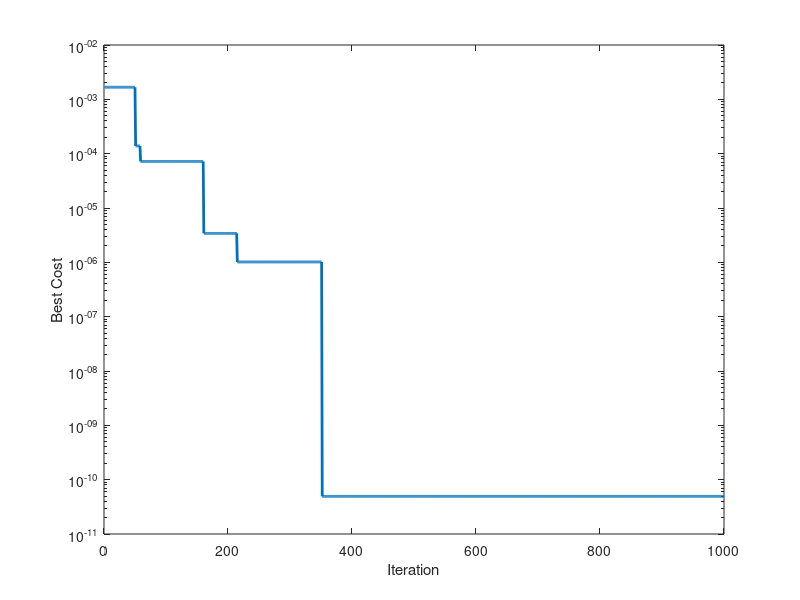

The MATLAB source for this figure:
clc;
clear;
close all;

    CostFunction = @(x) (x^2);



    nVar = 1;
    VarSize = [1 nVar]; 
    VarMin = -100;	% Lower Bound of Decision Variables
    VarMax = 100;    % Upper Bound of Decision Variables
    nPops = 20;	% Population size of slave swarms
	nPopm = 20;	% Population size of master swarms
	ssn = 4;		% Number of slave swarms
	MaxIt = 1000;
    ShowIterInfo = 1;
   
    %% inertia weight and c1 c2
    kappa = 1;
%     phi1 = 2.05;        
%     phi2 = 2.05;
%     phi = phi1 + phi2;
%     chi = 2*kappa/abs(2-phi-sqrt(phi^2-4*phi));     % constriction coefficients
    wmax = 0.9;
    wmin = 0.4;
    w = wmax;
    c1 = 2.05;       % Personal Acceleration Coefficient
    c2 = 2.05;       % Social Acceleration Coefficient
    c3 = 2.00;       % Acceleration constant in COL-MSPSO
    MaxVelocity = 0.2*(VarMax-VarMin);
    MinVelocity = -MaxVelocity;
    wdamp = 1;
	%% Initialization
	 
	% The Particle Template
    empty_particle.Position = [];
    empty_particle.Velocity = [];
    empty_particle.Cost = [];
    empty_particle.Best.Position = [];
    empty_particle.Best.Cost = [];

    % Create Population Array
    slave_particle = repmat(empty_particle, nPops, ssn);				%The range of one slave swarm
	master_particle = repmat(empty_particle, nPopm, 1);                 %The range of master swarm

	
    % Initialize Global Best
    GlobalBest1.Cost = inf;                                              % Initialize GlobalBest of whole slave swarms
    GlobalBest2.Cost = inf;
    emptySlaveGlobalBest.Cost=inf;
    emptySlaveGlobalBest.Position=[];
    SlaveGlobalBest = repmat(emptySlaveGlobalBest,ssn,1);               % Initialize GlobalBest of each slave swarm
    BestCosts = zeros(MaxIt,1);
    
%     for j=1:ssn
%         SlaveGlobalBest(j).Cost = inf; 
%         SlaveGlobalBest(j).Position = 0;
%     end
    
    for j=1:ssn
	   
        for i=1:nPops
			% Generate Random Solution
			slave_particle(i,j).Position = unifrnd(VarMin, VarMax, VarSize);

			% Initialize Velocity
			slave_particle(i,j).Velocity = zeros(VarSize);

			% Evaluation
			slave_particle(i,j).Cost = CostFunction(slave_particle(i,j).Position);

			% Update the Personal Best
			slave_particle(i,j).Best.Position = slave_particle(i,j).Position;
			slave_particle(i,j).Best.Cost = slave_particle(i,j).Cost;

			% Update Global Best
            if slave_particle(i,j).Best.Cost < SlaveGlobalBest(j).Cost
				SlaveGlobalBest(j) = slave_particle(i,j).Best;
            end
        end
        
        if SlaveGlobalBest(j).Cost < GlobalBest1.Cost
            GlobalBest1 = SlaveGlobalBest(j);
        end
    end
    
    for i=1:nPopm

        % Generate Random Solution
        master_particle(i).Position = unifrnd(VarMin, VarMax, VarSize);

        % Initialize Velocity
        master_particle(i).Velocity = zeros(VarSize);

        % Evaluation
        master_particle(i).Cost = CostFunction(master_particle(i).Position);

        % Update the Personal Best
        master_particle(i).Best.Position = master_particle(i).Position;
        master_particle(i).Best.Cost = master_particle(i).Cost;

        % Update Global Best
        if master_particle(i).Best.Cost < GlobalBest2.Cost
            GlobalBest2 = master_particle(i).Best;
        end

    end
    
 %% Main Loop of PSO
% slave swarms evaluation
    for it=1:MaxIt
        for j = 1:ssn
            for i=1:nPops

                % Update Velocity
                slave_particle(i,j).Velocity = w*slave_particle(i,j).Velocity ...
                    + c1*rand(VarSize).*(slave_particle(i,j).Best.Position - slave_particle(i,j).Position) ...
                    + c2*rand(VarSize).*(SlaveGlobalBest(j).Position - slave_particle(i,j).Position);

                % Apply Velocity Limits
                slave_particle(i,j).Velocity = max(slave_particle(i,j).Velocity, MinVelocity);
                slave_particle(i,j).Velocity = min(slave_particle(i,j).Velocity, MaxVelocity);

                % Update Position
                slave_particle(i,j).Position = slave_particle(i,j).Position + slave_particle(i,j).Velocity;

                % Apply Lower and Upper Bound Limits
                slave_particle(i,j).Position = max(slave_particle(i,j).Position, VarMin);
                slave_particle(i,j).Position = min(slave_particle(i,j).Position, VarMax);

                % Evaluation
                slave_particle(i,j).Cost = CostFunction(slave_particle(i,j).Position);

                % Update Personal Best
                if slave_particle(i,j).Cost < slave_particle(i,j).Best.Cost

                    slave_particle(i,j).Best.Position = slave_particle(i,j).Position;
                    slave_particle(i,j).Best.Cost = slave_particle(i,j).Cost;

                    % Update Global Best
                    if slave_particle(i,j).Best.Cost < SlaveGlobalBest(j).Cost
                        SlaveGlobalBest(j) = slave_particle(i,j).Best;
                    end            

                end
            end

            if SlaveGlobalBest(j).Cost < GlobalBest1.Cost
                GlobalBest1 = SlaveGlobalBest(j);
            end

        end

%% master swarm evaluation
        for i = 1:nPopm
			% Update Velocity
            master_particle(i).Velocity = w*master_particle(i).Velocity ...
                + c1*rand(VarSize).*(master_particle(i).Best.Position - master_particle(i).Position) ...
                + c2*rand(VarSize).*(GlobalBest2.Position - master_particle(i).Position)...
				+ c3*rand(VarSize).*(GlobalBest1.Position - master_particle(i).Position);

            % Apply Velocity Limits
            master_particle(i).Velocity = max(master_particle(i).Velocity, MinVelocity);
            master_particle(i).Velocity = min(master_particle(i).Velocity, MaxVelocity);
            
            % Update Position
            master_particle(i).Position = master_particle(i).Position + master_particle(i).Velocity;
            
            % Apply Lower and Upper Bound Limits
            master_particle(i).Position = max(master_particle(i).Position, VarMin);
            master_particle(i).Position = min(master_particle(i).Position, VarMax);

            % Evaluation
            master_particle(i).Cost = CostFunction(master_particle(i).Position);
                
            if master_particle(i).Cost < master_particle(i).Best.Cost

                    master_particle(i).Best.Position = master_particle(i).Position;
                    master_particle(i).Best.Cost = master_particle(i).Cost;

                    % Update Global Best
                    if master_particle(i).Best.Cost < GlobalBest2.Cost
                        GlobalBest2 = master_particle(i).Best;
                    end            

            end
        end
 %% transfer results        
        % Decaying Inertia Coefficient
        w = wmax -((wmax-wmin)/MaxIt)*it;
          
        % Store the Best Cost Value

        BestCosts(it) = GlobalBest2.Cost;

        % Display Iteration Information
        if ShowIterInfo
            disp(['Iteration ' num2str(it) ': Best Cost = ' num2str(BestCosts(it))]);
        end


    end
    
    out.pop = slave_particle;
    out.BestSol = GlobalBest2;
    out.BestCosts = BestCosts;
    

%% Results

    figure;
    %plot((BestCosts,'LineWidth',2); 
    semilogy(BestCosts,'LineWidth',2);      
    xlabel('Iteration');
    ylabel('Best Cost');
%end %end function        